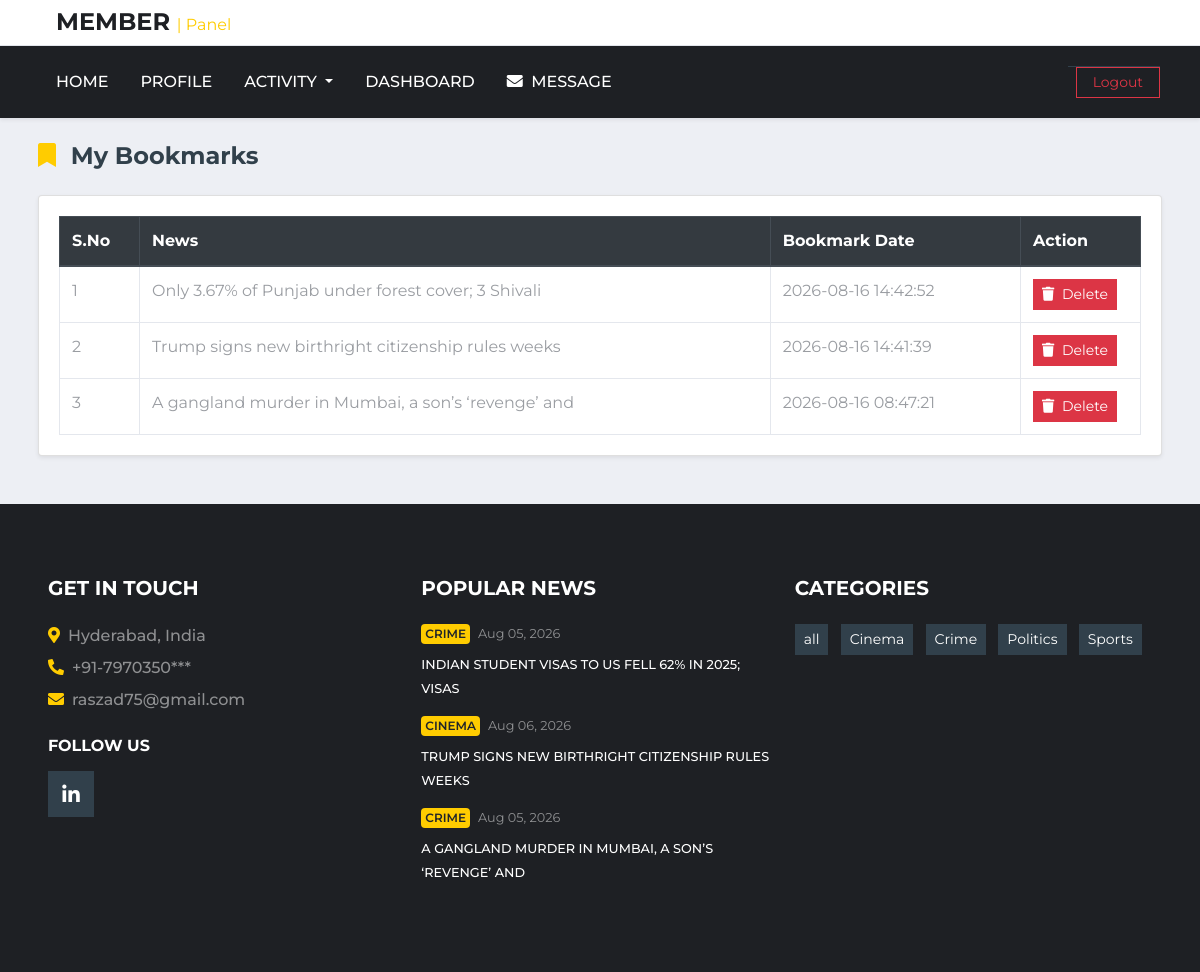
Screenshot of /bookmark.php (signed in) with the database file from the repository.
### tables this page shows
CREATE TABLE `bookmark` (
  `bid` int(11) NOT NULL,
  `user_id` int(11) NOT NULL,
  `news_id` int(11) NOT NULL,
  `bookmark_date` timestamp NOT NULL DEFAULT current_timestamp()
);

CREATE TABLE `news_table` (
  `nid` int(5) NOT NULL,
  `heading` varchar(50) NOT NULL,
  `n_category_id` int(5) NOT NULL,
  `n_location_id` int(5) NOT NULL,
  `description` varchar(5000) NOT NULL,
  `reporter_id` int(5) NOT NULL,
  `editor_id` int(11) NOT NULL,
  `news_image` varchar(50) NOT NULL,
  `posted_date` timestamp NOT NULL DEFAULT current_timestamp(),
  `views` int(5) NOT NULL,
  `is_delete` int(5) NOT NULL DEFAULT 0,
  `is_publish` int(5) NOT NULL DEFAULT 0,
  `is_breaking` int(5) NOT NULL DEFAULT 0,
  `scheduled_publish_at` datetime DEFAULT NULL,
  `is_scheduled` tinyint(1) NOT NULL DEFAULT 0
);

CREATE TABLE `category` (
  `cat_id` int(5) NOT NULL,
  `category` text NOT NULL,
  `is_delete` tinyint(1) NOT NULL DEFAULT 0
);

### bookmark.php (the view, shortened to what this page needs)
<?php
$uid = $_SESSION['uid'];
$sql = "SELECT
            b.bid,
            n.nid,
            n.heading,
            b.bookmark_date
        FROM `bookmark` b
        INNER JOIN news_table n
            ON b.news_id = n.nid
        WHERE b.user_id = '$uid'
        ORDER BY b.bid DESC";
$result = mysqli_query($conn, $sql);
?>
<?php include "member_header.php"; ?>
<div class="container mt-4 mb-5">
    <div class="d-flex justify-content-between align-items-center mb-3">
        <h4 class="font-weight-bold">
            <i class="fas fa-bookmark text-primary mr-2"></i>
            My Bookmarks
        </h4>
    </div>
    <div class="card shadow-sm">
        <div class="card-body">
            <div class="table-responsive">
                <table class="table table-bordered table-hover mb-0">
                    <thead class="thead-dark">
                        <tr>
                            <th width="80">S.No</th>
                            <th>News</th>
                            <th>Bookmark Date</th>
                            <th width="120">Action</th>
                        </tr>
                    </thead>
                    <tbody>
                        <?php
                        $i = 1;
                        if (mysqli_num_rows($result) > 0) {
                            while ($row = mysqli_fetch_assoc($result)) {
                        ?>
                                <tr>
                                    <td>
                                        <?php echo $i++; ?>
                                    </td>
                                    <td>
                                        <?php echo $row['heading']; ?>
                                    </td>
                                    <td>
                                        <?php echo $row['bookmark_date']; ?>
                                    </td>
                                    <td>
                                        <a href="db.php?delete_bookmark=<?php echo $row['bid']; ?>"
                                            class="btn btn-danger btn-sm"
                                            onclick="return confirm('Are you sure you want to remove this bookmark?');">
                                            <i class="fas fa-trash mr-1"></i>
                                            Delete
                                        </a>
                                    </td>
                                </tr>
                        <?php
                            }
                        }
                        ?>
                    </tbody>
                </table>
            </div>
        </div>
    </div>
</div>
<?php include "footer.php"; ?>

### footer.php (shortened to what this page needs)
<?php
$conn = mysqli_connect("localhost", "root", "", "news");
?>
<footer class="container-fluid bg-dark text-white-50 pt-5 px-sm-3 px-md-5 mt-5">
    <div class="row py-4">
        <div class="col-lg-4 col-md-6 mb-5">
            <h5 class="mb-4 text-white text-uppercase font-weight-bold">Get In Touch</h5>
            <p class="font-weight-medium mb-2">
                <i class="fa fa-map-marker-alt mr-2 text-primary"></i>Hyderabad, India
            </p>
            <p class="font-weight-medium mb-2">
                <i class="fa fa-phone-alt mr-2 text-primary"></i>+91-7970350***
            </p>
            <p class="font-weight-medium mb-4">
                <i class="fa fa-envelope mr-2 text-primary"></i>raszad75@gmail.com
            </p>
            <h6 class="mt-4 mb-3 text-white text-uppercase font-weight-bold">Follow Us</h6>
            <div class="d-flex justify-content-start">
                <a class="btn btn-lg btn-secondary btn-lg-square mr-2 text-white"
                    href="https://www.linkedin.com/in/aszad-raza"
                    target="_blank">
                    <i class="fab fa-linkedin-in"></i>
                </a>
            </div>
        </div>
        <?php
        $popular_sql = " SELECT n.nid, n.heading, n.posted_date, c.category,
        COUNT(l.like_id) AS total_likes FROM news_table n
        LEFT JOIN category c ON n.n_category_id = c.cat_id LEFT JOIN `likes` l ON n.nid = l.news_id
        WHERE n.is_publish = 1 AND n.is_delete = 0 GROUP BY  n.nid, n.heading, n.posted_date, c.category
        ORDER BY total_likes DESC LIMIT 3
";
        $popular_result = mysqli_query($conn, $popular_sql);
        ?>
        <div class="col-lg-4 col-md-6 mb-5">
            <h5 class="mb-4 text-white text-uppercase font-weight-bold">
                Popular News
            </h5>
            <?php foreach ($popular_result as $popular) { ?>
                <div class="mb-3">
                    <div class="mb-2 d-flex align-items-center">
                        <a class="badge badge-primary text-uppercase font-weight-semi-bold p-1 mr-2"
                            href="index.php?catcat=<?php echo urlencode($popular['category']); ?>">
                            <?php echo $popular['category']; ?>
                        </a>
                        <a class="text-white-50 small" href="#">
                            <?php echo date("M d, Y", strtotime($popular['posted_date'])); ?>
                        </a>
                    </div>
                    <a class="small text-light text-uppercase font-weight-medium text-decoration-none"
                        href="db.php?singlenews2=<?php echo $popular['nid']; ?>">
                        <?php echo $popular['heading']; ?>
                    </a>
                </div>
            <?php } ?>
        </div>
        <?php
        $category_sql = "SELECT * FROM category ORDER BY category ASC";
        $category_result = mysqli_query($conn, $category_sql);
        ?>
        <div class="col-lg-4 col-md-6 mb-5">
            <h5 class="mb-4 text-white text-uppercase font-weight-bold">Categories</h5>
            <div class="m-n1">
                <?php
                foreach ($category_result as $category) {
                ?>
                    <a href="index.php?catcat=<?php echo urlencode($category['category']); ?>"
                        class="btn btn-sm btn-secondary m-1 text-white">
                        <?php echo $category['category']; ?>
                    </a>
                <?php
                }
                ?>
            </div>
        </div>
    </div>
</footer>
</body>
</html>

### rows the page displays
bookmark: news_table.heading "Only 3.67% of Punjab under forest cover; 3 Shivali", bookmark_date "2026-08-16 14:42:52"
bookmark: news_table.heading "Trump signs new birthright citizenship rules weeks", bookmark_date "2026-08-16 14:41:39"
bookmark: news_table.heading "A gangland murder in Mumbai, a son’s ‘revenge’ and", bookmark_date "2026-08-16 08:47:21"
news_table: n_category.category "CRIME", posted_date "Aug 05, 2026", heading "INDIAN STUDENT VISAS TO US FELL 62% IN 2025; VISAS"
news_table: n_category.category "CINEMA", posted_date "Aug 06, 2026", heading "TRUMP SIGNS NEW BIRTHRIGHT CITIZENSHIP RULES WEEKS"
news_table: n_category.category "CRIME", posted_date "Aug 05, 2026", heading "A GANGLAND MURDER IN MUMBAI, A SON’S ‘REVENGE’ AND"
category: category "all"
category: category "Cinema"
category: category "Crime"
category: category "Politics"
category: category "Sports"
